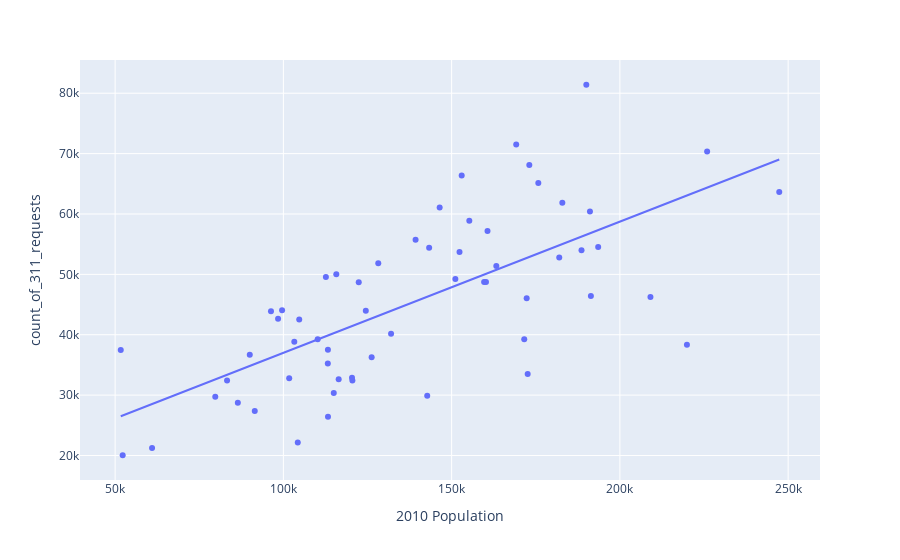

Source (notebook cell):
### Markdown cell above
## In-class exercise 2

Take [the scatterplot example from the lecture](https://colab.research.google.com/github/afeld/python-public-policy/blob/master/lecture_3.ipynb#scrollTo=L1smfBSEc5x9) and [add a trendline](https://plotly.com/python/linear-fits/).

### Code cell
fig = px.scatter(df, x='2010 Population', y='count_of_311_requests', trendline='ols')
fig.show()
